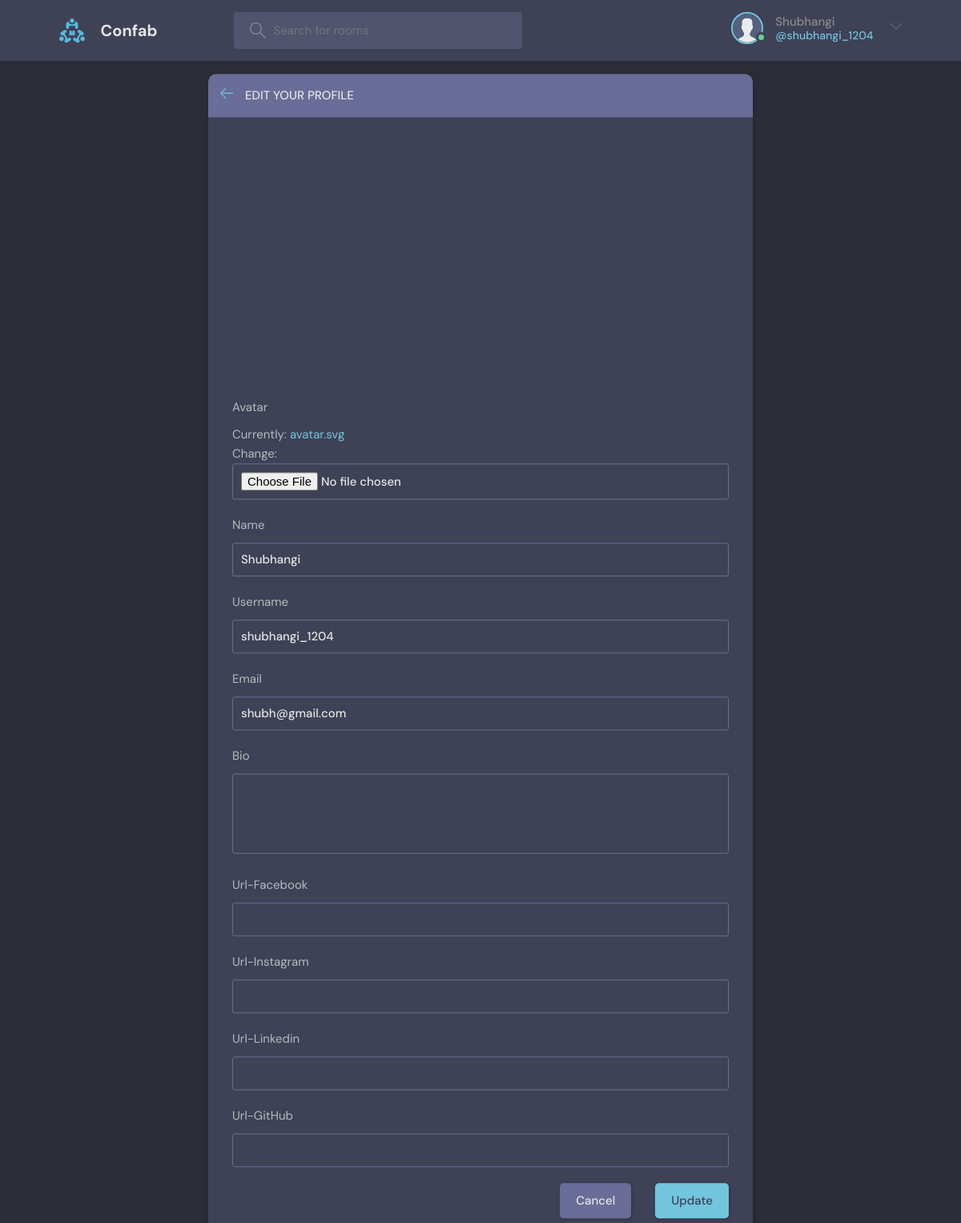
The app's page /update-user/ (signed in) with its own data.
### base/models.py (models this page shows)
class User(AbstractUser):
    name = models.CharField(max_length=50, null=True)
    email = models.EmailField(unique=True, null=True)
    bio = models.TextField(null=True)
    avatar = models.ImageField(null=True, default="avatar.svg")
    url_fb = models.URLField(null=True, blank=True, verbose_name='Url-Facebook')
    url_insta = models.URLField(null=True, blank=True, verbose_name='Url-Instagram')
    url_linkedin = models.URLField(null=True, blank=True, verbose_name='Url-Linkedin')
    url_git = models.URLField(null=True, blank=True, verbose_name='Url-GitHub')
    USERNAME_FIELD = 'email'
    REQUIRED_FIELDS = []

### base/views.py (the view)
# urls.py: path('update-user/', views.updateUser, name='update-user'),
@login_required(login_url='login')
def updateUser(request):
    user = request.user
    form = UserForm(instance=user)
    if request.method == 'POST':
        form = UserForm(request.POST, request.FILES, instance=user)
        if form.is_valid():
            form.save()
            return redirect('user-profile', pk=user.id)
    return render(request, 'base/update-user.html', {'form': form})

### base/forms.py
class UserForm(ModelForm):
    class Meta:
        model = User
        fields = ['avatar', 'name', 'username', 'email', 'bio', 'url_fb', 'url_insta', 'url_linkedin', 'url_git']

### base/templates/base/update-user.html (shortened to what this page needs)
{% extends 'main.html' %}
{% block content %}
<main class="update-account layout">
    <div class="container">
        <div class="layout__box">
            <div class="layout__boxHeader">
                <div class="layout__boxTitle">
                    <a href="{{request.META.HTTP_REFERER}}">
                        <svg version="1.1" xmlns="http://www.w3.org/2000/svg" width="32" height="32"
                            viewBox="0 0 32 32">
                            <title>arrow-left</title>
                            <path
                                d="M13.723 2.286l-13.723 13.714 13.719 13.714 1.616-1.611-10.96-10.96h27.625v-2.286h-27.625l10.965-10.965-1.616-1.607z">
                            </path>
                        </svg>
                    </a>
                    <h3>Edit your profile</h3>
                </div>
            </div>
            <div class="layout__body_updateform">
                <form class="form" action="" method="POST" enctype="multipart/form-data">
                    {% for field in form %}
                    <div class="form__group">
                        <label for="profile_pic">{{field.label}}</label>
                        {{field}}
                    </div>
                    {% endfor %}
                    <div class="form__action">
                        <a class="btn btn--dark" href="{{request.META.HTTP_REFERER}}">Cancel</a>
                        <button class="btn btn--main" type="submit">Update</button>
                    </div>
                </form>
            </div>
        </div>
    </div>
</main>
{% endblock content %}

### templates/navbar.html (shortened to what this page needs)
{% load static %}
<header class="header header--loggedIn">
  <div class="container">
    <a href="{% url 'home' %}" class="header__logo">
      <img src="{% static 'images/logo.svg' %}" />
      <h1>Confab</h1>
    </a>
    <form class="header__search" method="GET" action="{% url 'home' %}">
      <label>
        <input name="q" placeholder="Search for rooms" />
      </label>
    </form>
    <nav class="header__menu">
      {% if request.user.is_authenticated %}
      <div class="header__user">
        <a href="{% url 'user-profile' request.user.id %}">
          <div class="avatar avatar--medium active">
            <img src="{{request.user.avatar.url}}" />
          </div>
          <p>{{request.user.name}}<span>@{{request.user.username}}</span></p>
        </a>
        <button class="dropdown-button">
          <svg
            version="1.1"
            xmlns="http://www.w3.org/2000/svg"
            width="32"
            height="32"
            viewBox="0 0 32 32"
          >
            <title>chevron-down</title>
            <path d="M16 21l-13-13h-3l16 16 16-16h-3l-13 13z"></path>
          </svg>
        </button>
      </div>
      {% else %}
      <a href="{% url 'login' %}">
        <img src="{% static 'images/avatar.svg' %}" />
        <p>Login</p>
      </a>
      {% endif %}
    </nav>
  </div>
</header>

### records on screen
User: user.avatar (placeholder picture), user.name "Shubhangi", user.username "shubhangi_1204", form "Shubhangi" "shubhangi_1204" "shubh@gmail.com"

### other values on screen
{{ field.label }} "Avatar" "Name" "Username" "Email" "Bio" "Url-Facebook" "Url-Instagram" "Url-Linkedin" "Url-GitHub"
